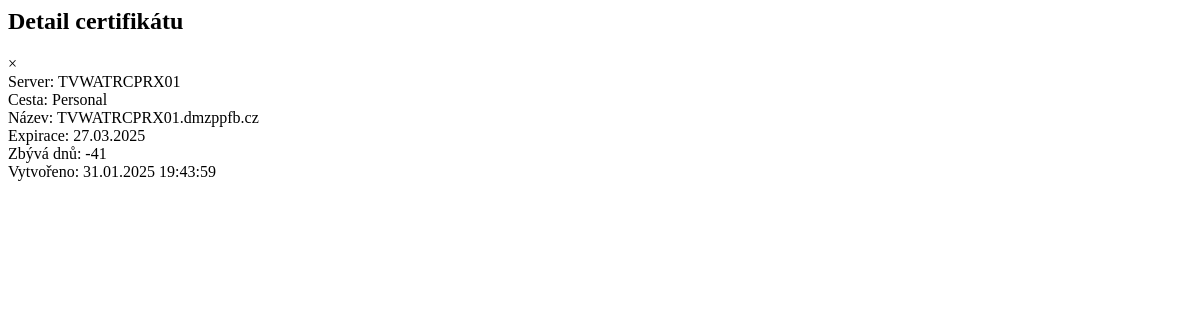
Before: /evidence_certifikatu/detail/2 with the older database file.
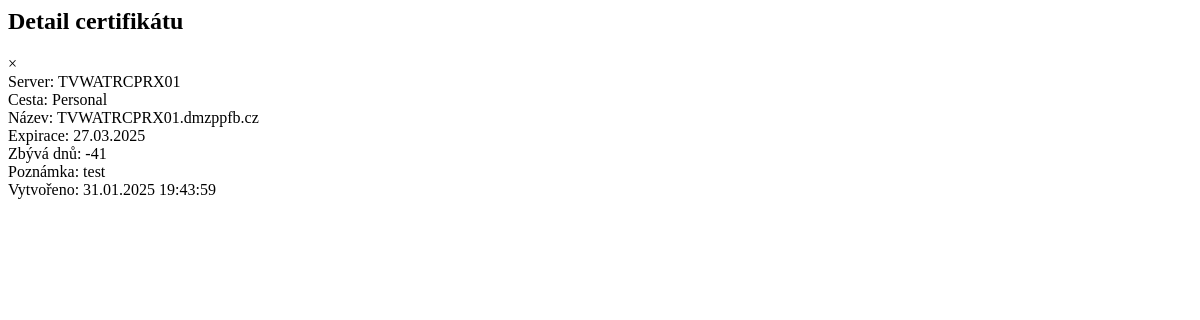
After: the same page with the newer database file.
### app/models.py (models this page shows)
class Certifikat(db.Model):
    id = db.Column(db.Integer, primary_key=True)
    server = db.Column(db.String(100), db.ForeignKey('server.nazev'), nullable=False)
    cesta = db.Column(db.String(200), nullable=False)
    nazev = db.Column(db.String(100), nullable=False)
    expirace = db.Column(db.Date, nullable=False)
    poznamka = db.Column(db.Text, nullable=True)
    vytvoreno = db.Column(db.DateTime, default=datetime.utcnow)

### app/main/routes.py (the view)
@bp.route('/detail/<int:id>')
def detail(id):
    try:
        certifikat = Certifikat.query.get_or_404(id)
        today = datetime.now().date()  # Přidáme dnešní datum
        return render_template('detail_modal.html',
                              certifikat=certifikat,
                              today=today)  # Předáme today do šablony
    except Exception as e:
        current_app.logger.error(f'Chyba při načítání detailu: {str(e)}')
        return jsonify({'error': str(e)}), 500

### app/filters.py (called while the page is built)
def days_until_expiry(expiry_date):
    if not expiry_date:
        return None
    today = datetime.now().date()
    return (expiry_date - today).days

### app/templates/detail_modal.html
{% extends "modal_base.html" %}
{% block modal_title %}Detail certifikátu{% endblock %}
{% block modal_content %}
<div class="detail-content">
    <div class="detail-row">
        <label>Server:</label>
        <span>{{ certifikat.server }}</span>
    </div>
    <div class="detail-row">
        <label>Cesta:</label>
        <span>{{ certifikat.cesta }}</span>
    </div>
    <div class="detail-row">
        <label>Název:</label>
        <span>{{ certifikat.nazev }}</span>
    </div>
    <div class="detail-row">
        <label>Expirace:</label>
        <span>{{ certifikat.expirace.strftime('%d.%m.%Y') }}</span>
    </div>
    <div class="detail-row">
        <label>Zbývá dnů:</label>
        <span>
            <span class="{{ certifikat|get_expiry_class }}">{{ certifikat.expirace|days_until_expiry }}</span>
        </span>
    </div>
    {% if certifikat.poznamka %}
    <div class="detail-row">
        <label>Poznámka:</label>
        <span>{{ certifikat.poznamka }}</span>
    </div>
    {% endif %}
    <div class="detail-row">
        <label>Vytvořeno:</label>
        <span>{{ certifikat.vytvoreno.strftime('%d.%m.%Y %H:%M:%S') }}</span>
    </div>
</div>
{% endblock %}

Changed rows visible on the page:
changed Certifikat "TVWATRCPRX01": poznamka (not shown) → "test"
Other visible differences:
text now shown: "Poznámka:"
